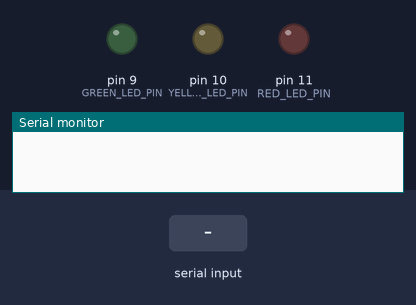
Simulated run of this sketch. Board: Arduino Uno, built with avr-gcc and run on an emulated ATmega328P. Shown: output pins drawn as LEDs (lit = HIGH), the last lines printed to the serial monitor. Inputs (shaded band) come from the test bench.

Above: at 1.2 s.
1.3 s: "S" received over Serial
At 2.1 s:
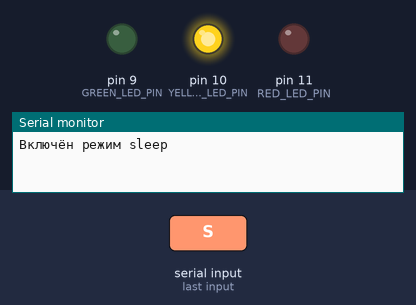
4.3 s: "N" received over Serial
At 5.6 s:
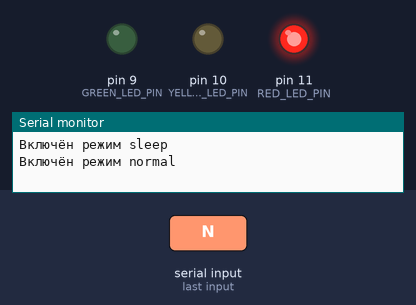
At 12.55 s:
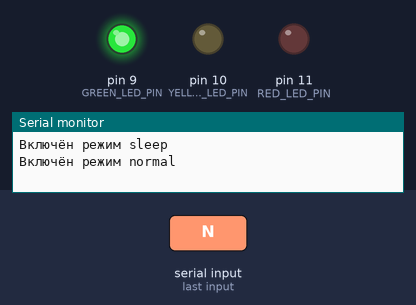
Timing chart, 0 to 12.8 s (numbered marks = the images above; inputs shaded):
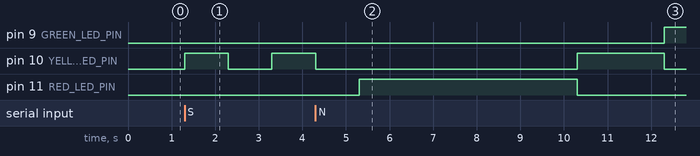

The sketch:

LR8.ino
```cpp
#define RED_LED_PIN 11
#define YELLOW_LED_PIN 10
#define GREEN_LED_PIN 9

enum Mode {
  OFF,
  NORMAL,
  SLEEP,
  RED,
  GREEN
};

Mode mode = OFF;

void setup() {
  pinMode(RED_LED_PIN, OUTPUT);
  pinMode(YELLOW_LED_PIN, OUTPUT);
  pinMode(GREEN_LED_PIN, OUTPUT);

  Serial.begin(9600);
}

void loop() {
  if (Serial.available()) {
    char command = Serial.read();
    switch (command) {
    case 'N':
      mode = NORMAL;
      Serial.println("Включён режим normal");
      break;
    case 'S':
      mode = SLEEP;
      Serial.println("Включён режим sleep");
      break;
    case 'R':
      mode = RED;
      Serial.println("Включён режим red");
      break;
    case 'G':
      mode = GREEN;
      Serial.println("Включён режим green");
      break;
    }
  }

  switch (mode) {
  case OFF:
    digitalWrite(RED_LED_PIN, LOW);
    digitalWrite(YELLOW_LED_PIN, LOW);
    digitalWrite(GREEN_LED_PIN, LOW);
    break;
  case NORMAL:
    digitalWrite(RED_LED_PIN, HIGH);
    delay(5000);
    digitalWrite(RED_LED_PIN, LOW);

    digitalWrite(YELLOW_LED_PIN, HIGH);
    delay(2000);
    digitalWrite(YELLOW_LED_PIN, LOW);

    digitalWrite(GREEN_LED_PIN, HIGH);
    delay(5000);
    digitalWrite(GREEN_LED_PIN, LOW);

    digitalWrite(YELLOW_LED_PIN, HIGH);
    delay(2000);
    digitalWrite(YELLOW_LED_PIN, LOW);
    break;
  case SLEEP:
    digitalWrite(YELLOW_LED_PIN, HIGH);
    delay(1000);
    digitalWrite(YELLOW_LED_PIN, LOW);
    delay(1000);
    break;
  case RED:
    digitalWrite(RED_LED_PIN, HIGH);
    digitalWrite(YELLOW_LED_PIN, LOW);
    digitalWrite(GREEN_LED_PIN, LOW);
    break;
  case GREEN:
    digitalWrite(GREEN_LED_PIN, HIGH);
    digitalWrite(YELLOW_LED_PIN, LOW);
    digitalWrite(RED_LED_PIN, LOW);
    break;
  }
}
```

Measured:
- after the input at 1.3 s, pin 10 (YELLOW_LED_PIN): LOW → HIGH at once, → LOW 1.0 s later, → HIGH 1.0 s later
- after the input at 4.3 s, pin 9 (GREEN_LED_PIN): LOW → HIGH after 8.0 s; pin 11 (RED_LED_PIN): LOW → HIGH after 1.0 s, → LOW 5.0 s later
